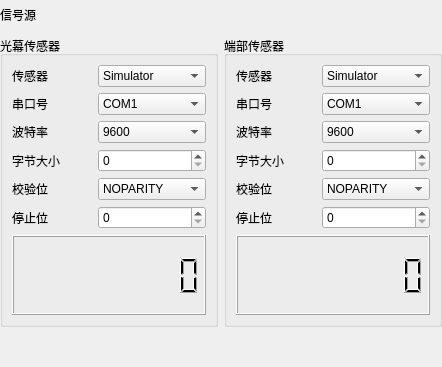
        <widget class="QWidget" name="page_SignalSource">
         <layout class="QVBoxLayout" name="verticalLayout_10">
          <property name="leftMargin">
           <number>0</number>
          </property>
          <property name="topMargin">
           <number>0</number>
          </property>
          <property name="rightMargin">
           <number>0</number>
          </property>
          <property name="bottomMargin">
           <number>0</number>
          </property>
          <item>
           <layout class="QHBoxLayout" name="horizontalLayout_19">
            <item>
             <widget class="QLabel" name="label_442">
              <property name="minimumSize">
               <size>
                <width>0</width>
                <height>30</height>
               </size>
              </property>
              <property name="maximumSize">
               <size>
                <width>16777215</width>
                <height>30</height>
               </size>
              </property>
              <property name="text">
               <string>信号源</string>
              </property>
             </widget>
            </item>
            <item>
             <spacer name="horizontalSpacer_21">
              <property name="orientation">
               <enum>Qt::Horizontal</enum>
              </property>
              <property name="sizeHint" stdset="0">
               <size>
                <width>40</width>
                <height>20</height>
               </size>
              </property>
             </spacer>
            </item>
           </layout>
          </item>
          <item>
           <layout class="QGridLayout" name="gridLayout_54">
            <item row="0" column="0">
             <widget class="QGroupBox" name="groupBox_LightCurtainSensors">
              <property name="title">
               <string>光幕传感器</string>
              </property>
              <layout class="QGridLayout" name="gridLayout_57">
               <item row="0" column="0">
                <widget class="QLabel" name="label_443">
                 <property name="minimumSize">
                  <size>
                   <width>80</width>
                   <height>20</height>
                  </size>
                 </property>
                 <property name="text">
                  <string>传感器</string>
                 </property>
                </widget>
               </item>
               <item row="0" column="1">
                <widget class="QComboBox" name="comboBox_LightCurtainSensors_Sensor">
                 <item>
                  <property name="text">
                   <string>Simulator</string>
                  </property>
                 </item>
                 <item>
                  <property name="text">
                   <string>KeyenceIG</string>
                  </property>
                 </item>
                </widget>
               </item>
               <item row="1" column="0">
                <widget class="QLabel" name="label_444">
                 <property name="minimumSize">
                  <size>
                   <width>80</width>
                   <height>20</height>
                  </size>
                 </property>
                 <property name="text">
                  <string>串口号</string>
                 </property>
                </widget>
               </item>
               <item row="1" column="1">
                <widget class="QComboBox" name="comboBox_LightCurtainSensors_Port">
                 <item>
                  <property name="text">
                   <string>COM1</string>
                  </property>
                 </item>
                 <item>
                  <property name="text">
                   <string>COM2</string>
                  </property>
                 </item>
                 <item>
                  <property name="text">
                   <string>COM3</string>
                  </property>
                 </item>
                 <item>
                  <property name="text">
                   <string>COM4</string>
                  </property>
                 </item>
                 <item>
                  <property name="text">
                   <string>COM5</string>
                  </property>
                 </item>
                </widget>
               </item>
               <item row="2" column="0">
                <widget class="QLabel" name="label_445">
                 <property name="minimumSize">
                  <size>
                   <width>80</width>
                   <height>20</height>
                  </size>
                 </property>
                 <property name="text">
                  <string>波特率</string>
                 </property>
                </widget>
               </item>
               <item row="2" column="1">
                <widget class="QComboBox" name="comboBox_LightCurtainSensors_BaudRate">
                 <item>
                  <property name="text">
                   <string>9600</string>
                  </property>
                 </item>
                 <item>
                  <property name="text">
                   <string>19200</string>
                  </property>
                 </item>
                 <item>
                  <property name="text">
                   <string>38400</string>
                  </property>
                 </item>
                 <item>
                  <property name="text">
                   <string>57600</string>
                  </property>
                 </item>
                 <item>
                  <property name="text">
                   <string>115200</string>
                  </property>
                 </item>
                </widget>
               </item>
               <item row="3" column="0">
                <widget class="QLabel" name="label_446">
                 <property name="minimumSize">
                  <size>
                   <width>80</width>
                   <height>20</height>
                  </size>
                 </property>
                 <property name="text">
                  <string>字节大小</string>
                 </property>
                </widget>
               </item>
               <item row="3" column="1">
                <widget class="QSpinBox" name="spinBox_LightCurtainSensors_ByteSize"/>
               </item>
               <item row="4" column="0">
                <widget class="QLabel" name="label_447">
                 <property name="minimumSize">
                  <size>
                   <width>80</width>
                   <height>20</height>
                  </size>
                 </property>
                 <property name="text">
                  <string>校验位</string>
                 </property>
                </widget>
               </item>
               <item row="4" column="1">
                <widget class="QComboBox" name="comboBox_LightCurtainSensors_Parity">
                 <item>
                  <property name="text">
                   <string>NOPARITY</string>
                  </property>
                 </item>
                 <item>
                  <property name="text">
                   <string>ODDPARITY</string>
                  </property>
                 </item>
                 <item>
                  <property name="text">
                   <string>EVENPARITY</string>
                  </property>
                 </item>
                 <item>
                  <property name="text">
                   <string>MARKPARITY</string>
                  </property>
                 </item>
                </widget>
               </item>
               <item row="5" column="0">
                <widget class="QLabel" name="label_448">
                 <property name="minimumSize">
                  <size>
                   <width>80</width>
                   <height>20</height>
                  </size>
                 </property>
                 <property name="text">
                  <string>停止位</string>
                 </property>
                </widget>
               </item>
               <item row="5" column="1">
                <widget class="QSpinBox" name="spinBox_LightCurtainSensors_StopBits"/>
               </item>
               <item row="6" column="0" colspan="2">
                <widget class="QLCDNumber" name="lcdNumber_LightCurtainSensors_SensorLCD">
                 <property name="minimumSize">
                  <size>
                   <width>0</width>
                   <height>80</height>
                  </size>
                 </property>
                 <property name="smallDecimalPoint">
                  <bool>false</bool>
                 </property>
                 <property name="digitCount">
                  <number>9</number>
                 </property>
                 <property name="segmentStyle">
                  <enum>QLCDNumber::Filled</enum>
                 </property>
                 <property name="intValue" stdset="0">
                  <number>0</number>
                 </property>
                </widget>
               </item>
              </layout>
             </widget>
            </item>
            <item row="0" column="1">
             <widget class="QGroupBox" name="groupBox_EndSensors">
              <property name="title">
               <string>端部传感器</string>
              </property>
              <layout class="QGridLayout" name="gridLayout_56">
               <item row="0" column="0">
                <widget class="QLabel" name="label_449">
                 <property name="minimumSize">
                  <size>
                   <width>80</width>
                   <height>20</height>
                  </size>
                 </property>
                 <property name="text">
                  <string>传感器</string>
                 </property>
                </widget>
               </item>
               <item row="0" column="1">
                <widget class="QComboBox" name="comboBox_EndSensors_Sensor">
                 <item>
                  <property name="text">
                   <string>Simulator</string>
                  </property>
                 </item>
                 <item>
                  <property name="text">
                   <string>KeyenceGT</string>
                  </property>
                 </item>
                </widget>
               </item>
               <item row="1" column="0">
                <widget class="QLabel" name="label_450">
                 <property name="minimumSize">
                  <size>
                   <width>80</width>
                   <height>20</height>
                  </size>
                 </property>
                 <property name="text">
                  <string>串口号</string>
                 </property>
                </widget>
               </item>
               <item row="1" column="1">
                <widget class="QComboBox" name="comboBox_EndSensors_Port">
                 <item>
                  <property name="text">
                   <string>COM1</string>
                  </property>
                 </item>
                 <item>
                  <property name="text">
                   <string>COM2</string>
                  </property>
                 </item>
                 <item>
                  <property name="text">
                   <string>COM3</string>
                  </property>
                 </item>
                 <item>
                  <property name="text">
                   <string>COM4</string>
                  </property>
                 </item>
                 <item>
                  <property name="text">
                   <string>COM5</string>
                  </property>
                 </item>
                </widget>
               </item>
               <item row="2" column="0">
                <widget class="QLabel" name="label_451">
                 <property name="minimumSize">
                  <size>
                   <width>80</width>
                   <height>20</height>
                  </size>
                 </property>
                 <property name="text">
                  <string>波特率</string>
                 </property>
                </widget>
               </item>
               <item row="2" column="1">
                <widget class="QComboBox" name="comboBox_EndSensors_BaudRate">
                 <item>
                  <property name="text">
                   <string>9600</string>
                  </property>
                 </item>
                 <item>
                  <property name="text">
                   <string>19200</string>
                  </property>
                 </item>
                 <item>
                  <property name="text">
                   <string>38400</string>
                  </property>
                 </item>
                 <item>
                  <property name="text">
                   <string>57600</string>
                  </property>
                 </item>
                 <item>
                  <property name="text">
                   <string>115200</string>
                  </property>
                 </item>
                </widget>
               </item>
               <item row="3" column="0">
                <widget class="QLabel" name="label_464">
                 <property name="minimumSize">
                  <size>
                   <width>80</width>
                   <height>20</height>
                  </size>
                 </property>
                 <property name="text">
                  <string>字节大小</string>
                 </property>
                </widget>
               </item>
               <item row="3" column="1">
                <widget class="QSpinBox" name="spinBox_EndSensors_ByteSize"/>
               </item>
               <item row="4" column="0">
                <widget class="QLabel" name="label_465">
                 <property name="minimumSize">
                  <size>
                   <width>80</width>
                   <height>20</height>
                  </size>
                 </property>
                 <property name="text">
                  <string>校验位</string>
                 </property>
                </widget>
               </item>
               <item row="4" column="1">
                <widget class="QComboBox" name="comboBox_EndSensors_Parity">
                 <item>
                  <property name="text">
                   <string>NOPARITY</string>
                  </property>
                 </item>
                 <item>
                  <property name="text">
                   <string>ODDPARITY</string>
                  </property>
                 </item>
                 <item>
                  <property name="text">
                   <string>EVENPARITY</string>
                  </property>
                 </item>
                 <item>
                  <property name="text">
                   <string>MARKPARITY</string>
                  </property>
                 </item>
                </widget>
               </item>
               <item row="5" column="0">
                <widget class="QLabel" name="label_466">
                 <property name="minimumSize">
                  <size>
                   <width>80</width>
                   <height>20</height>
                  </size>
                 </property>
                 <property name="text">
                  <string>停止位</string>
                 </property>
                </widget>
               </item>
               <item row="5" column="1">
                <widget class="QSpinBox" name="spinBox_EndSensors_StopBits"/>
               </item>
               <item row="6" column="0" colspan="2">
                <widget class="QLCDNumber" name="lcdNumber_EndSensors_SensorLCD">
                 <property name="minimumSize">
                  <size>
                   <width>0</width>
                   <height>80</height>
                  </size>
                 </property>
                 <property name="digitCount">
                  <number>9</number>
                 </property>
                </widget>
               </item>
              </layout>
             </widget>
            </item>
            <item row="1" column="1">
             <spacer name="verticalSpacer_14">
              <property name="orientation">
               <enum>Qt::Vertical</enum>
              </property>
              <property name="sizeHint" stdset="0">
               <size>
                <width>20</width>
                <height>40</height>
               </size>
              </property>
             </spacer>
            </item>
           </layout>
          </item>
         </layout>
        </widget>
